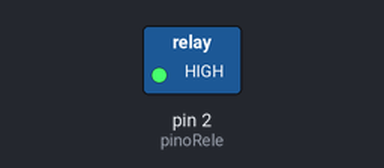
A sketch run on a simulated Arduino Uno, built with avr-gcc and run on an emulated ATmega328P. Parts: switched loads named in the sketch (green lamp = pin HIGH).

Above: at 0.7 s.
At 5.2 s:
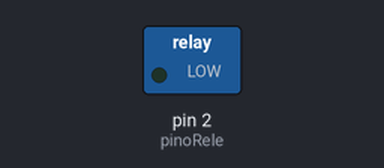
Timing chart, 0 to 6.9 s (numbered marks = the images above):
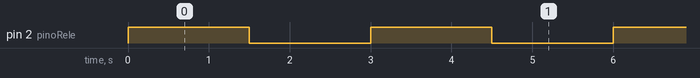

Measured:
- by itself, pin 2 (pinoRele): alternates HIGH for 1.5 s and LOW for 1.5 s

The sketch:

relay_grove.ino
```cpp
#define pinoRele 2

void setup() {
  Serial.begin(9600);
  pinMode(pinoRele,OUTPUT);
}

void loop() {
  digitalWrite(pinoRele,HIGH);
  delay(1500);
  digitalWrite(pinoRele,LOW);
  delay(1500);
}
```
